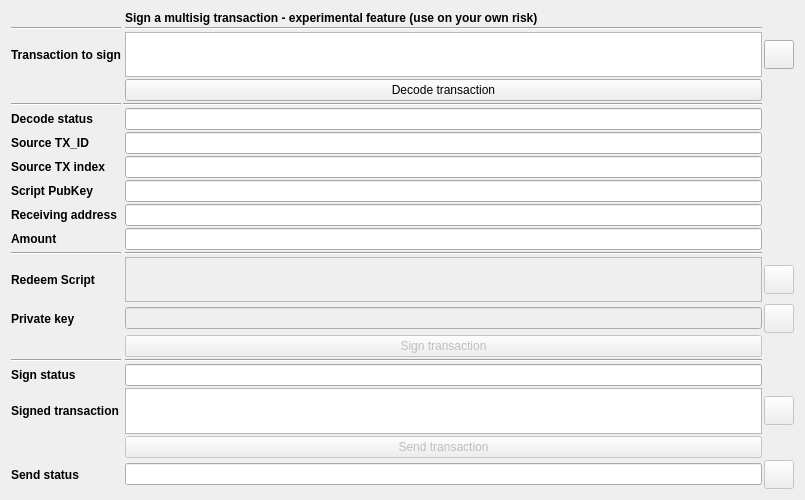
<?xml version="1.0" encoding="UTF-8"?>
<ui version="4.0">
 <class>MultisigSign</class>
 <widget class="QDialog" name="MultisigSign">
  <property name="geometry">
   <rect>
    <x>0</x>
    <y>0</y>
    <width>805</width>
    <height>500</height>
   </rect>
  </property>
  <property name="sizePolicy">
   <sizepolicy hsizetype="Minimum" vsizetype="Minimum">
    <horstretch>0</horstretch>
    <verstretch>0</verstretch>
   </sizepolicy>
  </property>
  <property name="minimumSize">
   <size>
    <width>805</width>
    <height>500</height>
   </size>
  </property>
  <property name="maximumSize">
   <size>
    <width>999999</width>
    <height>700</height>
   </size>
  </property>
  <property name="windowTitle">
   <string>Multisig Dialog</string>
  </property>
  <layout class="QVBoxLayout" name="verticalLayout">
   <item>
    <layout class="QGridLayout" name="gridLayout">
     <property name="spacing">
      <number>2</number>
     </property>
     <item row="13" column="0">
      <widget class="QLabel" name="labelRedeemScript">
       <property name="minimumSize">
        <size>
         <width>0</width>
         <height>0</height>
        </size>
       </property>
       <property name="maximumSize">
        <size>
         <width>16777215</width>
         <height>16777215</height>
        </size>
       </property>
       <property name="font">
        <font>
         <weight>75</weight>
         <bold>true</bold>
        </font>
       </property>
       <property name="text">
        <string>Redeem Script</string>
       </property>
       <property name="wordWrap">
        <bool>true</bool>
       </property>
      </widget>
     </item>
     <item row="14" column="4">
      <widget class="QToolButton" name="pastePrivateKeyButton">
       <property name="enabled">
        <bool>false</bool>
       </property>
       <property name="toolTip">
        <string>Paste address from clipboard</string>
       </property>
       <property name="text">
        <string/>
       </property>
       <property name="icon">
        <iconset resource="../earthcoin.qrc">
         <normaloff>:/icons/editpaste</normaloff>:/icons/editpaste</iconset>
       </property>
       <property name="iconSize">
        <size>
         <width>22</width>
         <height>22</height>
        </size>
       </property>
       <property name="shortcut">
        <string>Alt+P</string>
       </property>
      </widget>
     </item>
     <item row="13" column="4">
      <widget class="QToolButton" name="pasteRedeemScript">
       <property name="enabled">
        <bool>false</bool>
       </property>
       <property name="toolTip">
        <string>Paste address from clipboard</string>
       </property>
       <property name="text">
        <string/>
       </property>
       <property name="icon">
        <iconset resource="../earthcoin.qrc">
         <normaloff>:/icons/editpaste</normaloff>:/icons/editpaste</iconset>
       </property>
       <property name="iconSize">
        <size>
         <width>22</width>
         <height>22</height>
        </size>
       </property>
       <property name="shortcut">
        <string>Alt+P</string>
       </property>
      </widget>
     </item>
     <item row="10" column="0">
      <widget class="QLabel" name="labelReceivingAddress">
       <property name="minimumSize">
        <size>
         <width>0</width>
         <height>0</height>
        </size>
       </property>
       <property name="maximumSize">
        <size>
         <width>16777215</width>
         <height>16777215</height>
        </size>
       </property>
       <property name="font">
        <font>
         <weight>75</weight>
         <bold>true</bold>
        </font>
       </property>
       <property name="text">
        <string>Receiving address</string>
       </property>
       <property name="wordWrap">
        <bool>true</bool>
       </property>
      </widget>
     </item>
     <item row="2" column="0">
      <widget class="QLabel" name="labelUnsignedTransaction">
       <property name="sizePolicy">
        <sizepolicy hsizetype="Preferred" vsizetype="Expanding">
         <horstretch>0</horstretch>
         <verstretch>0</verstretch>
        </sizepolicy>
       </property>
       <property name="minimumSize">
        <size>
         <width>0</width>
         <height>0</height>
        </size>
       </property>
       <property name="maximumSize">
        <size>
         <width>16777215</width>
         <height>16777215</height>
        </size>
       </property>
       <property name="font">
        <font>
         <weight>75</weight>
         <bold>true</bold>
        </font>
       </property>
       <property name="text">
        <string>Transaction to sign</string>
       </property>
       <property name="wordWrap">
        <bool>true</bool>
       </property>
      </widget>
     </item>
     <item row="6" column="3">
      <widget class="QLineEdit" name="lineEditSourceTXID">
       <property name="readOnly">
        <bool>true</bool>
       </property>
      </widget>
     </item>
     <item row="15" column="3">
      <widget class="QPushButton" name="signTransactionButton">
       <property name="enabled">
        <bool>false</bool>
       </property>
       <property name="text">
        <string>Sign transaction</string>
       </property>
      </widget>
     </item>
     <item row="3" column="3">
      <widget class="QPushButton" name="decodeTransactionButton">
       <property name="text">
        <string>Decode transaction</string>
       </property>
      </widget>
     </item>
     <item row="7" column="3">
      <widget class="QLineEdit" name="lineEditSourceTxIndex">
       <property name="readOnly">
        <bool>true</bool>
       </property>
      </widget>
     </item>
     <item row="4" column="2" colspan="2">
      <widget class="Line" name="line">
       <property name="orientation">
        <enum>Qt::Horizontal</enum>
       </property>
      </widget>
     </item>
     <item row="8" column="3">
      <widget class="QLineEdit" name="lineEditScriptPubKey">
       <property name="readOnly">
        <bool>true</bool>
       </property>
      </widget>
     </item>
     <item row="18" column="3">
      <widget class="QPlainTextEdit" name="lineEditSignedTransaction">
       <property name="sizePolicy">
        <sizepolicy hsizetype="Expanding" vsizetype="Fixed">
         <horstretch>0</horstretch>
         <verstretch>0</verstretch>
        </sizepolicy>
       </property>
       <property name="minimumSize">
        <size>
         <width>0</width>
         <height>0</height>
        </size>
       </property>
       <property name="maximumSize">
        <size>
         <width>16777215</width>
         <height>100</height>
        </size>
       </property>
       <property name="readOnly">
        <bool>true</bool>
       </property>
      </widget>
     </item>
     <item row="6" column="0">
      <widget class="QLabel" name="labelSourceTXID">
       <property name="font">
        <font>
         <weight>75</weight>
         <bold>true</bold>
        </font>
       </property>
       <property name="text">
        <string>Source TX_ID</string>
       </property>
       <property name="wordWrap">
        <bool>true</bool>
       </property>
      </widget>
     </item>
     <item row="7" column="0">
      <widget class="QLabel" name="labelSourceTXIndex">
       <property name="font">
        <font>
         <weight>75</weight>
         <bold>true</bold>
        </font>
       </property>
       <property name="text">
        <string>Source TX index</string>
       </property>
       <property name="wordWrap">
        <bool>true</bool>
       </property>
      </widget>
     </item>
     <item row="0" column="3">
      <widget class="QLabel" name="label">
       <property name="maximumSize">
        <size>
         <width>16777215</width>
         <height>20</height>
        </size>
       </property>
       <property name="font">
        <font>
         <weight>75</weight>
         <bold>true</bold>
        </font>
       </property>
       <property name="text">
        <string>Sign a multisig transaction - experimental feature (use on your own risk)</string>
       </property>
      </widget>
     </item>
     <item row="2" column="4">
      <widget class="QToolButton" name="pasteTransactionButton">
       <property name="toolTip">
        <string>Paste address from clipboard</string>
       </property>
       <property name="text">
        <string/>
       </property>
       <property name="icon">
        <iconset resource="../earthcoin.qrc">
         <normaloff>:/icons/editpaste</normaloff>:/icons/editpaste</iconset>
       </property>
       <property name="iconSize">
        <size>
         <width>22</width>
         <height>22</height>
        </size>
       </property>
       <property name="shortcut">
        <string>Alt+P</string>
       </property>
      </widget>
     </item>
     <item row="11" column="0">
      <widget class="QLabel" name="labelAmount">
       <property name="minimumSize">
        <size>
         <width>0</width>
         <height>0</height>
        </size>
       </property>
       <property name="maximumSize">
        <size>
         <width>16777215</width>
         <height>16777215</height>
        </size>
       </property>
       <property name="font">
        <font>
         <weight>75</weight>
         <bold>true</bold>
        </font>
       </property>
       <property name="text">
        <string>Amount</string>
       </property>
       <property name="wordWrap">
        <bool>true</bool>
       </property>
      </widget>
     </item>
     <item row="4" column="0">
      <widget class="Line" name="line_6">
       <property name="orientation">
        <enum>Qt::Horizontal</enum>
       </property>
      </widget>
     </item>
     <item row="12" column="3">
      <widget class="Line" name="line_4">
       <property name="orientation">
        <enum>Qt::Horizontal</enum>
       </property>
      </widget>
     </item>
     <item row="11" column="3">
      <widget class="QLineEdit" name="lineEditAmount">
       <property name="readOnly">
        <bool>true</bool>
       </property>
      </widget>
     </item>
     <item row="14" column="3">
      <widget class="QLineEdit" name="lineEditPrivateKey">
       <property name="enabled">
        <bool>false</bool>
       </property>
       <property name="readOnly">
        <bool>false</bool>
       </property>
      </widget>
     </item>
     <item row="16" column="3">
      <widget class="Line" name="line_8">
       <property name="orientation">
        <enum>Qt::Horizontal</enum>
       </property>
      </widget>
     </item>
     <item row="16" column="0">
      <widget class="Line" name="line_9">
       <property name="orientation">
        <enum>Qt::Horizontal</enum>
       </property>
      </widget>
     </item>
     <item row="12" column="0">
      <widget class="Line" name="line_5">
       <property name="orientation">
        <enum>Qt::Horizontal</enum>
       </property>
      </widget>
     </item>
     <item row="1" column="3">
      <widget class="Line" name="line_2">
       <property name="orientation">
        <enum>Qt::Horizontal</enum>
       </property>
      </widget>
     </item>
     <item row="10" column="3">
      <widget class="QLineEdit" name="lineEditReceivingAddress">
       <property name="readOnly">
        <bool>true</bool>
       </property>
      </widget>
     </item>
     <item row="1" column="0">
      <widget class="Line" name="line_7">
       <property name="orientation">
        <enum>Qt::Horizontal</enum>
       </property>
      </widget>
     </item>
     <item row="5" column="3">
      <widget class="QLineEdit" name="lineEditDecodeStatus">
       <property name="readOnly">
        <bool>true</bool>
       </property>
      </widget>
     </item>
     <item row="8" column="0">
      <widget class="QLabel" name="labelScriptPubKey">
       <property name="minimumSize">
        <size>
         <width>0</width>
         <height>0</height>
        </size>
       </property>
       <property name="maximumSize">
        <size>
         <width>16777215</width>
         <height>16777215</height>
        </size>
       </property>
       <property name="font">
        <font>
         <weight>75</weight>
         <bold>true</bold>
        </font>
       </property>
       <property name="text">
        <string>Script PubKey</string>
       </property>
       <property name="wordWrap">
        <bool>true</bool>
       </property>
      </widget>
     </item>
     <item row="2" column="3">
      <widget class="QPlainTextEdit" name="lineEditUnsignedTransaction">
       <property name="sizePolicy">
        <sizepolicy hsizetype="Minimum" vsizetype="Fixed">
         <horstretch>0</horstretch>
         <verstretch>0</verstretch>
        </sizepolicy>
       </property>
       <property name="minimumSize">
        <size>
         <width>0</width>
         <height>0</height>
        </size>
       </property>
       <property name="maximumSize">
        <size>
         <width>16777215</width>
         <height>100</height>
        </size>
       </property>
      </widget>
     </item>
     <item row="18" column="0">
      <widget class="QLabel" name="labelSignedTransaction">
       <property name="minimumSize">
        <size>
         <width>0</width>
         <height>0</height>
        </size>
       </property>
       <property name="maximumSize">
        <size>
         <width>16777215</width>
         <height>16777215</height>
        </size>
       </property>
       <property name="font">
        <font>
         <weight>75</weight>
         <bold>true</bold>
        </font>
       </property>
       <property name="text">
        <string>Signed transaction</string>
       </property>
       <property name="wordWrap">
        <bool>true</bool>
       </property>
      </widget>
     </item>
     <item row="5" column="0">
      <widget class="QLabel" name="labelDecodeStatus">
       <property name="minimumSize">
        <size>
         <width>0</width>
         <height>0</height>
        </size>
       </property>
       <property name="maximumSize">
        <size>
         <width>16777215</width>
         <height>16777215</height>
        </size>
       </property>
       <property name="font">
        <font>
         <weight>75</weight>
         <bold>true</bold>
        </font>
       </property>
       <property name="text">
        <string>Decode status</string>
       </property>
       <property name="wordWrap">
        <bool>true</bool>
       </property>
      </widget>
     </item>
     <item row="13" column="3">
      <widget class="QPlainTextEdit" name="lineEditRedeemScript">
       <property name="enabled">
        <bool>false</bool>
       </property>
       <property name="sizePolicy">
        <sizepolicy hsizetype="Minimum" vsizetype="Fixed">
         <horstretch>0</horstretch>
         <verstretch>0</verstretch>
        </sizepolicy>
       </property>
       <property name="minimumSize">
        <size>
         <width>0</width>
         <height>0</height>
        </size>
       </property>
       <property name="maximumSize">
        <size>
         <width>16777215</width>
         <height>100</height>
        </size>
       </property>
      </widget>
     </item>
     <item row="14" column="0">
      <widget class="QLabel" name="labelPrivateKey">
       <property name="minimumSize">
        <size>
         <width>0</width>
         <height>0</height>
        </size>
       </property>
       <property name="maximumSize">
        <size>
         <width>16777215</width>
         <height>16777215</height>
        </size>
       </property>
       <property name="font">
        <font>
         <weight>75</weight>
         <bold>true</bold>
        </font>
       </property>
       <property name="text">
        <string>Private key</string>
       </property>
       <property name="wordWrap">
        <bool>true</bool>
       </property>
      </widget>
     </item>
     <item row="17" column="3">
      <widget class="QLineEdit" name="lineEditSignStatus">
       <property name="readOnly">
        <bool>true</bool>
       </property>
      </widget>
     </item>
     <item row="20" column="3">
      <widget class="QLineEdit" name="lineEditSendStatus">
       <property name="readOnly">
        <bool>true</bool>
       </property>
      </widget>
     </item>
     <item row="19" column="3">
      <widget class="QPushButton" name="sendTransactionButton">
       <property name="enabled">
        <bool>false</bool>
       </property>
       <property name="text">
        <string>Send transaction</string>
       </property>
      </widget>
     </item>
     <item row="17" column="0">
      <widget class="QLabel" name="labelSignStatus">
       <property name="minimumSize">
        <size>
         <width>0</width>
         <height>0</height>
        </size>
       </property>
       <property name="maximumSize">
        <size>
         <width>16777215</width>
         <height>16777215</height>
        </size>
       </property>
       <property name="font">
        <font>
         <weight>75</weight>
         <bold>true</bold>
        </font>
       </property>
       <property name="text">
        <string>Sign status</string>
       </property>
       <property name="wordWrap">
        <bool>true</bool>
       </property>
      </widget>
     </item>
     <item row="20" column="0">
      <widget class="QLabel" name="labelSendStatus">
       <property name="minimumSize">
        <size>
         <width>0</width>
         <height>0</height>
        </size>
       </property>
       <property name="maximumSize">
        <size>
         <width>16777215</width>
         <height>16777215</height>
        </size>
       </property>
       <property name="font">
        <font>
         <weight>75</weight>
         <bold>true</bold>
        </font>
       </property>
       <property name="text">
        <string>Send status</string>
       </property>
       <property name="wordWrap">
        <bool>true</bool>
       </property>
      </widget>
     </item>
     <item row="18" column="4">
      <widget class="QToolButton" name="copyTransactionButton">
       <property name="enabled">
        <bool>false</bool>
       </property>
       <property name="toolTip">
        <string>Copy redeem script to clipboard</string>
       </property>
       <property name="text">
        <string/>
       </property>
       <property name="icon">
        <iconset resource="../earthcoin.qrc">
         <normaloff>:/icons/editcopy</normaloff>:/icons/editcopy</iconset>
       </property>
       <property name="iconSize">
        <size>
         <width>22</width>
         <height>22</height>
        </size>
       </property>
       <property name="shortcut">
        <string>Alt+P</string>
       </property>
      </widget>
     </item>
     <item row="20" column="4">
      <widget class="QToolButton" name="copyTxidButton">
       <property name="enabled">
        <bool>false</bool>
       </property>
       <property name="toolTip">
        <string>Copy redeem script to clipboard</string>
       </property>
       <property name="text">
        <string/>
       </property>
       <property name="icon">
        <iconset resource="../earthcoin.qrc">
         <normaloff>:/icons/editcopy</normaloff>:/icons/editcopy</iconset>
       </property>
       <property name="iconSize">
        <size>
         <width>22</width>
         <height>22</height>
        </size>
       </property>
       <property name="shortcut">
        <string>Alt+P</string>
       </property>
      </widget>
     </item>
    </layout>
   </item>
  </layout>
 </widget>
 <resources>
  <include location="../earthcoin.qrc"/>
 </resources>
 <connections/>
</ui>
